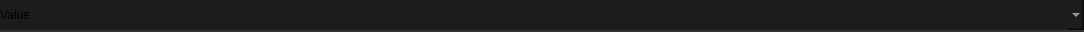
<?xml version="1.0" encoding="UTF-8"?>
<ui version="4.0">
 <class>Widget</class>
 <widget class="QWidget" name="Widget">
  <property name="geometry">
   <rect>
    <x>0</x>
    <y>0</y>
    <width>1084</width>
    <height>32</height>
   </rect>
  </property>
  <property name="minimumSize">
   <size>
    <width>0</width>
    <height>0</height>
   </size>
  </property>
  <property name="maximumSize">
   <size>
    <width>16777215</width>
    <height>97</height>
   </size>
  </property>
  <property name="windowTitle">
   <string>Form</string>
  </property>
  <property name="styleSheet">
   <string notr="true">.QWidget {
    font: 580 10pt &quot;Segoe UI&quot;;
    border: 2px solid black;
    border-radius: 0px;
    border-left: 0px;
    border-right: 0px;
	border-top: 0px;
    border-color: rgba(50, 50, 50, 255);
    padding: 8px;
    padding-left: 6px;
    padding-right: 6px;
    color: #E3E3E3;
    background-color: #1C1C1C;
}

.QWidget::hover {
}
.QWidget::selected {
    background-color: #414956;
}</string>
  </property>
  <layout class="QVBoxLayout" name="verticalLayout">
   <property name="spacing">
    <number>0</number>
   </property>
   <property name="leftMargin">
    <number>0</number>
   </property>
   <property name="topMargin">
    <number>0</number>
   </property>
   <property name="rightMargin">
    <number>0</number>
   </property>
   <property name="bottomMargin">
    <number>0</number>
   </property>
   <item>
    <widget class="QFrame" name="frame">
     <property name="maximumSize">
      <size>
       <width>16777215</width>
       <height>32</height>
      </size>
     </property>
     <property name="styleSheet">
      <string notr="true">.QFrame {
    font: 580 10pt &quot;Segoe UI&quot;;
    border: 2px solid black;
    border-radius: 0px;
    border-left: 0px;
    border-right: 0px;
	border-top: 0px;
    border-color: rgba(50, 50, 50, 255);
    color: #E3E3E3;
    background-color: #1C1C1C;
}

.QFrame::hover {
}
.QFrame::selected {
    background-color: #414956;
}</string>
     </property>
     <property name="frameShape">
      <enum>QFrame::StyledPanel</enum>
     </property>
     <property name="frameShadow">
      <enum>QFrame::Raised</enum>
     </property>
     <property name="lineWidth">
      <number>0</number>
     </property>
     <layout class="QHBoxLayout" name="horizontalLayout_2">
      <property name="spacing">
       <number>16</number>
      </property>
      <property name="leftMargin">
       <number>0</number>
      </property>
      <property name="topMargin">
       <number>0</number>
      </property>
      <property name="rightMargin">
       <number>0</number>
      </property>
      <property name="bottomMargin">
       <number>0</number>
      </property>
      <item>
       <widget class="QLabel" name="label">
        <property name="styleSheet">
         <string notr="true">border:0px;
background-color: rgba(255, 255, 255, 0);
font: 8pt &quot;Segoe UI&quot;;

</string>
        </property>
        <property name="text">
         <string>Value</string>
        </property>
       </widget>
      </item>
      <item>
       <widget class="QComboBox" name="value">
        <property name="styleSheet">
         <string notr="true">QComboBox {
    font: 580 10pt &quot;Segoe UI&quot;;
    border: 2px solid black;
    border-radius: 0px;
    border-color: rgba(80, 80, 80, 255);
    height: 18px;
    padding-top: 8px;
    padding-bottom: 8px;
	border-top:none;
border-bottom:none;
border:none;
    color: #E3E3E3;
    background-color: #1C1C1C;
}

QComboBox:hover {
    background-color: #414956;
    color: white;
}

QComboBox:pressed {
}

QComboBox:item {
    font: 580  10pt &quot;Segoe UI&quot;;
    color: #E3E3E3;
    padding-left: 5px;
    background-color: #1C1C1C;
    border-style: none;
}

QComboBox::drop-down {
    color: #E3E3E3;
    padding: 2px;
    background: url(://icons/arrow_drop_down_16dp.svg) no-repeat center;
    border-bottom: 0px solid black;
    border-top: 0px solid black;
    border-right: 0px;
    border-left: 2px solid;
    margin-left: 5px;
    padding: 5px;
    width: 7px;
    border-color: rgba(80, 80, 80, 255);
    background-color: #1C1C1C;
border:none;
}

QComboBox::drop-down:hover {
    background-color: #414956;
    color: white;
}


QComboBox QAbstractItemView {
    border: 2px solid gray;
    border-color: rgba(80, 80, 80, 255);
    selection-background-color: #414956;
    background-color: #1C1C1C;
}


QComboBox QAbstractItemView::item {
    height: 16px; /* Set the height of each item */
    padding: 4px; /* Add padding to each item */
    padding-left: 5px;
    padding-right: 5px;
    color: #ff8a8a8a;
    border-style: none;
    border-bottom: 0.5px solid black;
    border-color: rgba(255, 255, 255, 10);
}


QComboBox QAbstractItemView::item:selected {
    height: 16px; /* Set the height of each item */
    padding: 4px; /* Add padding to each item */
    padding-left: 5px;
    padding-right: 5px;
    background-color: #414956;
    color: white;
    border: none; /* Remove border */
    outline: none; /* Remove outline */
}
</string>
        </property>
       </widget>
      </item>
     </layout>
    </widget>
   </item>
  </layout>
 </widget>
 <resources/>
 <connections/>
</ui>
